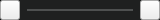
<?xml version="1.0" encoding="UTF-8"?>
<ui version="4.0">
 <class>durationWidget</class>
 <widget class="QWidget" name="durationWidget">
  <property name="geometry">
   <rect>
    <x>0</x>
    <y>0</y>
    <width>160</width>
    <height>20</height>
   </rect>
  </property>
  <property name="minimumSize">
   <size>
    <width>0</width>
    <height>20</height>
   </size>
  </property>
  <property name="maximumSize">
   <size>
    <width>168</width>
    <height>20</height>
   </size>
  </property>
  <property name="windowTitle">
   <string>Form</string>
  </property>
  <property name="styleSheet">
   <string notr="true">#widget{
background-color:#1f2020;
border:1px solid #121212;
border-top:none;
border-bottom:none;
border-right:none;
}

</string>
  </property>
  <layout class="QHBoxLayout" name="horizontalLayout_2">
   <property name="spacing">
    <number>0</number>
   </property>
   <property name="leftMargin">
    <number>0</number>
   </property>
   <property name="topMargin">
    <number>0</number>
   </property>
   <property name="rightMargin">
    <number>0</number>
   </property>
   <property name="bottomMargin">
    <number>0</number>
   </property>
   <item>
    <widget class="QWidget" name="widget" native="true">
     <layout class="QHBoxLayout" name="horizontalLayout">
      <property name="spacing">
       <number>0</number>
      </property>
      <property name="leftMargin">
       <number>0</number>
      </property>
      <property name="topMargin">
       <number>0</number>
      </property>
      <property name="rightMargin">
       <number>0</number>
      </property>
      <property name="bottomMargin">
       <number>0</number>
      </property>
      <item>
       <widget class="QPushButton" name="decreaseBtn">
        <property name="minimumSize">
         <size>
          <width>20</width>
          <height>20</height>
         </size>
        </property>
        <property name="maximumSize">
         <size>
          <width>20</width>
          <height>20</height>
         </size>
        </property>
        <property name="styleSheet">
         <string notr="true">#decreaseBtn{
border-image: url(:/image/image/decrease.png);
}
#decreaseBtn:hover{
border-image: url(:/image/image/decreaseb.png);
}
#decreaseBtn:pressed{
margin:1px;
}
</string>
        </property>
        <property name="text">
         <string/>
        </property>
       </widget>
      </item>
      <item>
       <widget class="QSlider" name="horizontalSlider">
        <property name="minimumSize">
         <size>
          <width>80</width>
          <height>20</height>
         </size>
        </property>
        <property name="styleSheet">
         <string notr="true">QSlider{
height:28px;
	background:#1f2020;
/*border:1px solid #121212;
border-top:none;
border-left:none;
border-right:none;*/
}

QSlider::groove:horizontal {
     	border: 0px solid #212121;
     	height: 2px;
    	background: #4e5050;
        left:7px;
        right:7px;
}

QSlider::handle:horizontal {		 
		 border-image: url(:/image/image/volume_btn.png);
   		 background: transparent;
   		 width: 12px;
		 height: 12px;
         margin-top:-5px;
		 margin-bottom:-5px;
         margin-left:-7px;
		 margin-right:-7px;
}

QSlider#volume_slider_::add-page::horizontal{
        background: #4e5050;
}

QSlider#volume_slider_::sub-page::horizontal{
        background: #ffd500;
}</string>
        </property>
        <property name="maximum">
         <number>99</number>
        </property>
        <property name="orientation">
         <enum>Qt::Horizontal</enum>
        </property>
       </widget>
      </item>
      <item>
       <widget class="QPushButton" name="addBtn">
        <property name="minimumSize">
         <size>
          <width>20</width>
          <height>20</height>
         </size>
        </property>
        <property name="maximumSize">
         <size>
          <width>20</width>
          <height>20</height>
         </size>
        </property>
        <property name="styleSheet">
         <string notr="true">#addBtn{
border-image: url(:/image/image/increase.png);
}
#addBtn:hover{
border-image: url(:/image/image/increaseb.png);
}
#addBtn:pressed{
margin:1px;
}</string>
        </property>
        <property name="text">
         <string/>
        </property>
       </widget>
      </item>
     </layout>
    </widget>
   </item>
  </layout>
 </widget>
 <resources/>
 <connections/>
</ui>
